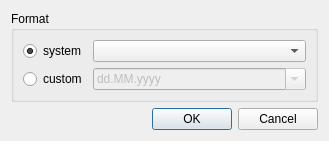
<?xml version="1.0" encoding="UTF-8"?>
<ui version="4.0">
 <class>date::SettingsDialog</class>
 <widget class="QDialog" name="date::SettingsDialog">
  <property name="geometry">
   <rect>
    <x>0</x>
    <y>0</y>
    <width>308</width>
    <height>137</height>
   </rect>
  </property>
  <property name="windowTitle">
   <string>Date plugin settings</string>
  </property>
  <property name="modal">
   <bool>true</bool>
  </property>
  <layout class="QVBoxLayout" name="verticalLayout">
   <property name="sizeConstraint">
    <enum>QLayout::SetFixedSize</enum>
   </property>
   <item>
    <widget class="QGroupBox" name="format_group">
     <property name="title">
      <string>Format</string>
     </property>
     <layout class="QGridLayout" name="gridLayout" columnstretch="0,1">
      <item row="0" column="0">
       <widget class="QRadioButton" name="int_type_button">
        <property name="text">
         <string>system</string>
        </property>
        <property name="checked">
         <bool>true</bool>
        </property>
       </widget>
      </item>
      <item row="0" column="1">
       <widget class="QComboBox" name="int_type_box"/>
      </item>
      <item row="1" column="0">
       <widget class="QRadioButton" name="str_type_button">
        <property name="text">
         <string>custom</string>
        </property>
       </widget>
      </item>
      <item row="1" column="1">
       <widget class="QComboBox" name="str_type_box">
        <property name="enabled">
         <bool>false</bool>
        </property>
        <property name="editable">
         <bool>true</bool>
        </property>
        <item>
         <property name="text">
          <string notr="true">dd.MM.yyyy</string>
         </property>
        </item>
        <item>
         <property name="text">
          <string notr="true">MM/dd/yyyy</string>
         </property>
        </item>
        <item>
         <property name="text">
          <string notr="true">M/d/yyyy</string>
         </property>
        </item>
        <item>
         <property name="text">
          <string notr="true">yy/MM/dd</string>
         </property>
        </item>
        <item>
         <property name="text">
          <string notr="true">yyyy-MM-dd</string>
         </property>
        </item>
        <item>
         <property name="text">
          <string notr="true">d-MMM-yy</string>
         </property>
        </item>
        <item>
         <property name="text">
          <string notr="true">dddd, MMMM d</string>
         </property>
        </item>
        <item>
         <property name="text">
          <string notr="true">MM:WW</string>
         </property>
        </item>
        <item>
         <property name="text">
          <string notr="true">MMMM:W</string>
         </property>
        </item>
        <item>
         <property name="text">
          <string notr="true">dddd,'\n'MMMM d, yyyy</string>
         </property>
        </item>
        <item>
         <property name="text">
          <string notr="true">MMMM d, yyyy'\nWeek: 'WW</string>
         </property>
        </item>
        <item>
         <property name="text">
          <string notr="true">yyyy-MM-dd - J</string>
         </property>
        </item>
        <item>
         <property name="text">
          <string notr="true">yyyy-MM-dd'\nweek': WW'\nday': J</string>
         </property>
        </item>
       </widget>
      </item>
     </layout>
    </widget>
   </item>
   <item>
    <widget class="QDialogButtonBox" name="buttonBox">
     <property name="orientation">
      <enum>Qt::Horizontal</enum>
     </property>
     <property name="standardButtons">
      <set>QDialogButtonBox::Cancel|QDialogButtonBox::Ok</set>
     </property>
    </widget>
   </item>
  </layout>
 </widget>
 <resources/>
 <connections>
  <connection>
   <sender>buttonBox</sender>
   <signal>accepted()</signal>
   <receiver>date::SettingsDialog</receiver>
   <slot>accept()</slot>
   <hints>
    <hint type="sourcelabel">
     <x>173</x>
     <y>243</y>
    </hint>
    <hint type="destinationlabel">
     <x>157</x>
     <y>229</y>
    </hint>
   </hints>
  </connection>
  <connection>
   <sender>buttonBox</sender>
   <signal>rejected()</signal>
   <receiver>date::SettingsDialog</receiver>
   <slot>reject()</slot>
   <hints>
    <hint type="sourcelabel">
     <x>173</x>
     <y>243</y>
    </hint>
    <hint type="destinationlabel">
     <x>173</x>
     <y>229</y>
    </hint>
   </hints>
  </connection>
  <connection>
   <sender>int_type_button</sender>
   <signal>toggled(bool)</signal>
   <receiver>int_type_box</receiver>
   <slot>setEnabled(bool)</slot>
   <hints>
    <hint type="sourcelabel">
     <x>49</x>
     <y>42</y>
    </hint>
    <hint type="destinationlabel">
     <x>101</x>
     <y>41</y>
    </hint>
   </hints>
  </connection>
  <connection>
   <sender>str_type_button</sender>
   <signal>toggled(bool)</signal>
   <receiver>str_type_box</receiver>
   <slot>setEnabled(bool)</slot>
   <hints>
    <hint type="sourcelabel">
     <x>80</x>
     <y>86</y>
    </hint>
    <hint type="destinationlabel">
     <x>110</x>
     <y>69</y>
    </hint>
   </hints>
  </connection>
 </connections>
</ui>
